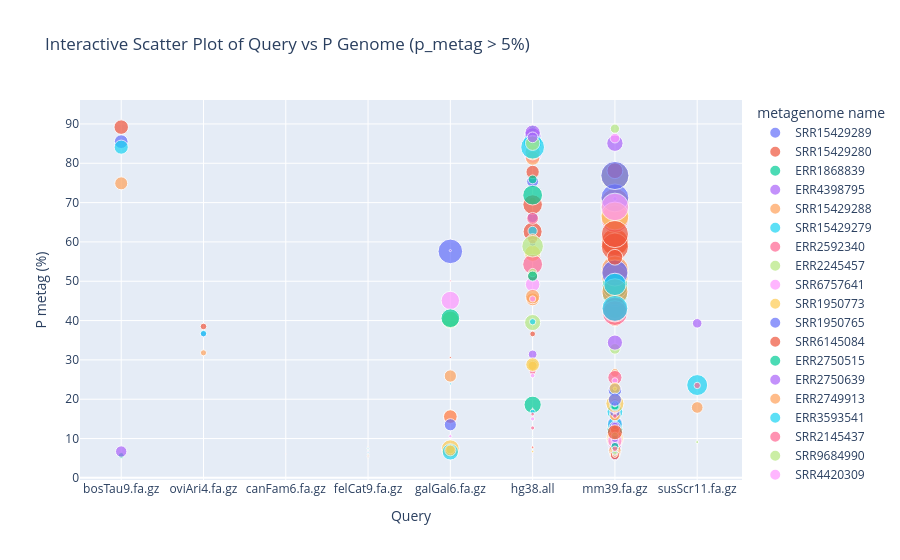

The cell this chart's notebook holds for it:
### Code cell
import pandas as pd
import numpy as np
import plotly.express as px

# Filter the data (assuming `data` is already loaded and processed)
filtered_high_p_metag = data[data["p_metag"] > 5]

# Create an interactive scatter plot
fig = px.scatter(
    filtered_high_p_metag,
    x="query",
    y="p_metag",
    size="p_genome",  # Dot size based on p_genome
    color="metagenome name",  # Dot color based on metagenome name
    title="Interactive Scatter Plot of Query vs P Genome (p_metag > 5%)",
    labels={"query": "Query", "p_metag": "P metag (%)"},
    hover_data=["metagenome name", "avg_abund", "p_genome"]
)

# Show the interactive chart
fig.show()
